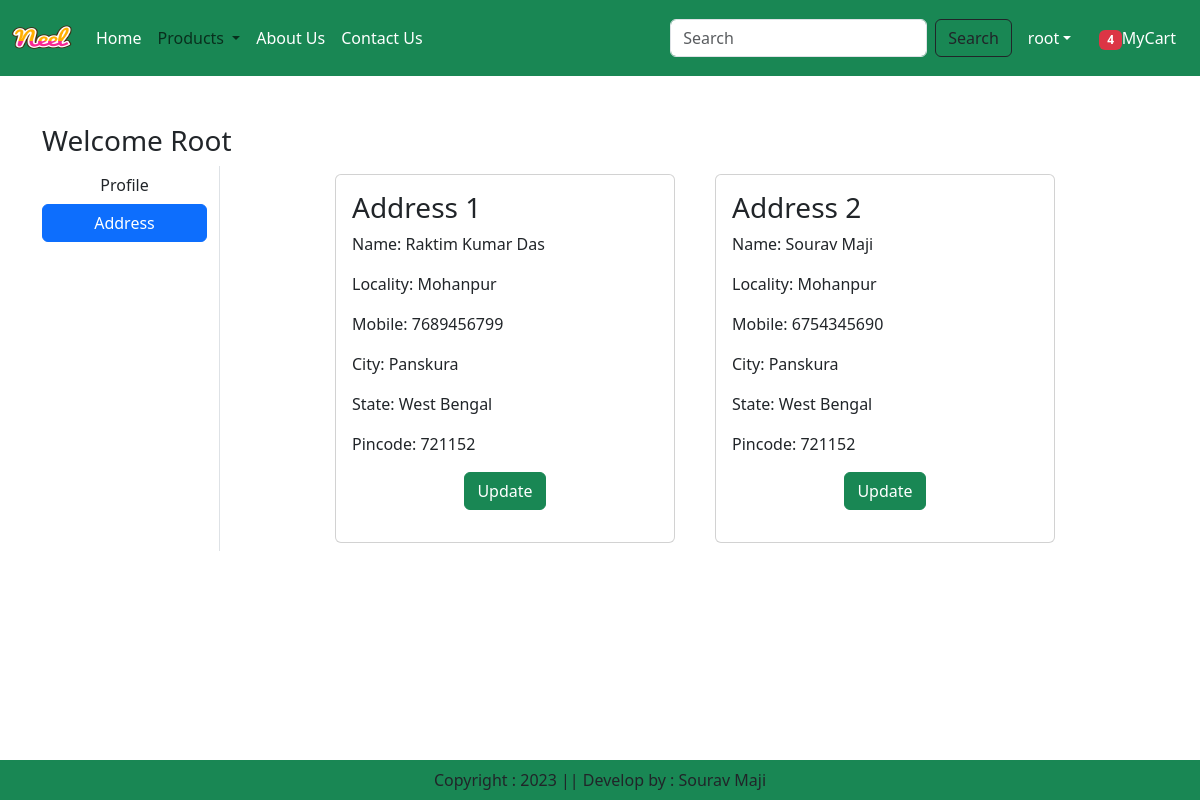
The page /address/ (signed in) on the database its author committed.
### myshop/models.py (models this page shows, shortened)
class Customer(models.Model):
    user = models.ForeignKey(User,on_delete=models.CASCADE)
    name = models.CharField(max_length=200)
    locality = models.CharField(max_length = 200)
    city = models.CharField(max_length = 200)
    mobile = models.IntegerField(default=0)
    zipcode = models.IntegerField()
    state = models.CharField(choices=STATE_CHOICES,max_length=100)

### myshop/views.py (the view)
# urls.py: path('address/',views.address,name='address'),
def address(request):
    add = Customer.objects.filter(user = request.user)
    totalitem = 0
    if request.user.is_authenticated:
        totalitem = len(Cart.objects.filter(user=request.user))
    return render(request,'app/address.html',locals())

### myshop/templates/app/address.html (shortened to what this page needs)
{% extends 'app/base.html' %}
{% load static %}
{% block main-content %}
<diV class="container my-5">
    <div class="row">
        <h3>Welcome <span class="text-capitalize">{{request.user}}</span></h3>
        <div class="col-sm-2 border-end">
            <ul class="list-unstyled">
                <li class="d-grid"><a href="{% url 'profile' %}" class="btn">Profile</a></li>
                <li class="d-grid"><a href="{% url 'address' %}" class="btn btn-primary">Address</a></li>
            </ul>
        </div>
        <div class="col-sm-8 offset-sm-1">
            <div class="row">
                {% for ad in add %}
                     <div class="col-sm-6">
                       <div class="card m-2">
                          <div class="card-body">
                             <h3>Address {{forloop.counter}}</h3>
                             <p>Name: {{ad.name}}</p>
                             <p>Locality: {{ad.locality}}</p>
                             <p>Mobile: {{ad.mobile}}</p>
                             <p>City: {{ad.city}}</p>
                             <p>State: {{ad.state}}</p>
                             <p>Pincode: {{ad.zipcode}}</p>
                             <p class="text-center"><a href="{% url 'updateAddress' pk=ad.id %}" type="button" class="btn btn-success">Update</a></p>
                           </div>
                        </div>
                    </div>
                {% endfor %}
            </div>
        </div>
    </div>
</div>
{% endblock main-content %}

### myshop/templates/app/base.html (shortened to what this page needs)
<!DOCTYPE html>
{% load static %}
<html lang="en">
<head>
    <link href="https://cdn.jsdelivr.net/npm/bootstrap@5.3.1/dist/css/bootstrap.min.css" rel="stylesheet">
    <link rel = "stylesheet" href="{% static 'myshop/css/owl.carousel.min.css' %}" />
    <link rel = "stylesheet" href="{% static 'myshop/css/all.min.css' %}" />
    <link rel = "stylesheet" href="{% static 'myshop/css/style.css' %}" />
</head>
<body>
    <nav class="navbar navbar-expand-lg bg-success">
        <div class="container-fluid">
          <a class="navbar-brand" href="#">
            <img src="{% static "myshop/images/product/Neel.png" %}"  width="60" height="50"/>
          </a>
          <div class="collapse navbar-collapse" id="navbarSupportedContent">
            <ul class="navbar-nav me-auto mb-2 mb-lg-0">
              {% if request.user.is_authenticated %}
              <li class="nav-item">
                <a class="nav-link active text-white" aria-current="page" href="/">Home</a>
              </li>
              <li class="nav-item dropdown">
                <a class="nav-link dropdown-toggle" href="#" role="button" data-bs-toggle="dropdown" aria-expanded="false">
                  Products
                </a>
              </li>
              <li class="nav-item">
                <a class="nav-link text-white" href="{% url 'about' %}">About Us</a>
              </li>
              <li class="nav-item">
                <a class="nav-link text-white" href="{% url 'contact' %}">Contact Us</a>
              </li>
            </ul>
            <form class="d-flex" role="search" action="/search">
              <input class="form-control me-2" type="search" placeholder="Search" name="search" aria-label="Search">
              <button class="btn btn-outline-dark" type="submit" >Search</button>
            </form>
          </div>
          <ul class="navbar-nav me-auto mb-2 mb-lg-0">
            <li class="nav-item dropdown mx-2">
                <a class="nav-link dropdown-toggle text-white" href="#"
                id="profileDropdown" role="button" data-bs-toggle="dropdown"
                aria-expanded="false">{{request.user}}</a>
            </li>
            <li class="nav-item mx-1">
                <a href="{% url 'showcart' %}" class="nav-link text-white"><span class="badge bg-danger">{% if totalitem > 0 %} {{totalitem}} {% endif %}</span>MyCart</a>
            </li>
            {% endif %}
          </ul>
        </div>
      </nav>
      {% block main-content %}{% endblock main-content %}
      <footer class="container-fluid  fixed-bottom bg-success text-center p-2 mt-5">
        Copyright : 2023 || Develop by : Sourav Maji
      </footer>
</body>
</html>

### rows shown on the page
Customer: name "Raktim Kumar Das", locality "Mohanpur", mobile "7689456799", city "Panskura", state "West Bengal", zipcode "721152"
Customer: name "Sourav Maji", locality "Mohanpur", mobile "6754345690", city "Panskura", state "West Bengal", zipcode "721152"

### other values the page prints
{{ request.user }} "root"
{{ totalitem }} "4"
{{ request.user }} "Root"
